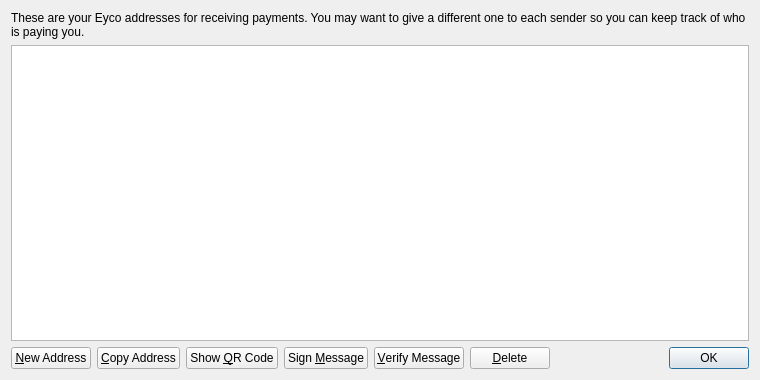
<?xml version="1.0" encoding="UTF-8"?>
<ui version="4.0">
 <class>AddressBookPage</class>
 <widget class="QWidget" name="AddressBookPage">
  <property name="geometry">
   <rect>
    <x>0</x>
    <y>0</y>
    <width>760</width>
    <height>380</height>
   </rect>
  </property>
  <property name="windowTitle">
   <string>Address Book</string>
  </property>
  <layout class="QVBoxLayout" name="verticalLayout">
   <item>
    <widget class="QLabel" name="labelExplanation">
     <property name="text">
      <string>These are your Eyco addresses for receiving payments. You may want to give a different one to each sender so you can keep track of who is paying you.</string>
     </property>
     <property name="textFormat">
      <enum>Qt::PlainText</enum>
     </property>
     <property name="wordWrap">
      <bool>true</bool>
     </property>
    </widget>
   </item>
   <item>
    <widget class="QTableView" name="tableView">
     <property name="contextMenuPolicy">
      <enum>Qt::CustomContextMenu</enum>
     </property>
     <property name="toolTip">
      <string>Double-click to edit address or label</string>
     </property>
     <property name="tabKeyNavigation">
      <bool>false</bool>
     </property>
     <property name="selectionMode">
      <enum>QAbstractItemView::SingleSelection</enum>
     </property>
     <property name="selectionBehavior">
      <enum>QAbstractItemView::SelectRows</enum>
     </property>
     <property name="sortingEnabled">
      <bool>true</bool>
     </property>
     <attribute name="verticalHeaderVisible">
      <bool>false</bool>
     </attribute>
    </widget>
   </item>
   <item>
    <layout class="QHBoxLayout" name="horizontalLayout">
     <item>
      <widget class="QPushButton" name="newAddressButton">
       <property name="toolTip">
        <string>Create a new address</string>
       </property>
       <property name="text">
        <string>&amp;New Address</string>
       </property>
      </widget>
     </item>
     <item>
      <widget class="QPushButton" name="copyToClipboard">
       <property name="toolTip">
        <string>Copy the currently selected address to the system clipboard</string>
       </property>
       <property name="text">
        <string>&amp;Copy Address</string>
       </property>
      </widget>
     </item>
     <item>
      <widget class="QPushButton" name="showQRCode">
       <property name="text">
        <string>Show &amp;QR Code</string>
       </property>
      </widget>
     </item>
     <item>
      <widget class="QPushButton" name="signMessage">
       <property name="toolTip">
        <string>Sign a message to prove you own a Eyco address</string>
       </property>
       <property name="text">
        <string>Sign &amp;Message</string>
       </property>
      </widget>
     </item>
     <item>
      <widget class="QPushButton" name="verifyMessage">
       <property name="toolTip">
        <string>Verify a message to ensure it was signed with a specified Eyco address</string>
       </property>
       <property name="text">
        <string>&amp;Verify Message</string>
       </property>
      </widget>
     </item>
     <item>
      <widget class="QPushButton" name="deleteButton">
       <property name="toolTip">
        <string>Delete the currently selected address from the list</string>
       </property>
       <property name="text">
        <string>&amp;Delete</string>
       </property>
      </widget>
     </item>
     <item>
      <spacer name="horizontalSpacer">
       <property name="orientation">
        <enum>Qt::Horizontal</enum>
       </property>
       <property name="sizeHint" stdset="0">
        <size>
         <width>40</width>
         <height>20</height>
        </size>
       </property>
      </spacer>
     </item>
     <item>
      <widget class="QDialogButtonBox" name="buttonBox">
       <property name="sizePolicy">
        <sizepolicy hsizetype="Maximum" vsizetype="Fixed">
         <horstretch>0</horstretch>
         <verstretch>0</verstretch>
        </sizepolicy>
       </property>
       <property name="standardButtons">
        <set>QDialogButtonBox::Ok</set>
       </property>
      </widget>
     </item>
    </layout>
   </item>
  </layout>
 </widget>
 <resources>
  <include location="../eyco.qrc"/>
 </resources>
 <connections/>
</ui>
